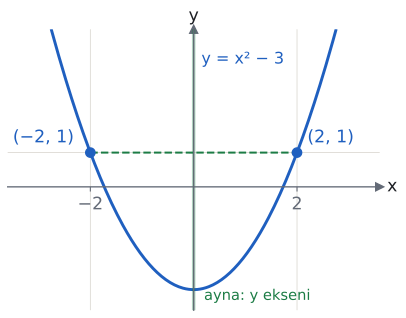

Reproduce this figure in Python.
import sys; sys.path.insert(0, "tools")
from cizim import *

# Çift fonksiyon: f(x) = x² − 3. f(−2) = f(2) = 1; grafik y eksenine göre simetrik.
fig, ax = sekil(5, 3.8)
eksenler(ax, (-3.6, 3.6), (-3.6, 4.6))
ax.set_xticks([-2, 2]); ax.set_xticklabels(["−2", "2"])
ax.set_yticks([1]); ax.set_yticklabels([""])
x = np.linspace(-2.75, 2.75, 200)
ax.plot(x, x**2 - 3, color=MAVI)
ax.plot([-2, 2], [1, 1], "--", color=YESIL, lw=1.5)
ax.plot([0, 0], [-3.6, 4.6], color=YESIL, lw=2.6, alpha=0.35)
nokta(ax, -2, 1, "(−2, 1)", dx=-1.5, dy=0.3, renk=MAVI)
nokta(ax, 2, 1, "(2, 1)", dx=0.2, dy=0.3, renk=MAVI)
ax.text(1.75, 3.6, "y = x² − 3", color=MAVI, fontsize=12, ha="right")
ax.text(0.2, -3.3, "ayna: y ekseni", color=YESIL, fontsize=11)
kaydet(fig, __file__)
